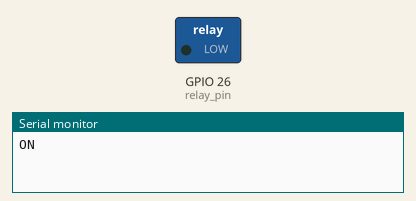
This sketch was run on a simulated ESP32. Shown: switched loads named in the sketch (green lamp = pin HIGH), the last lines printed to the serial monitor.

Above: at 1.0 s.
At 3.0 s:
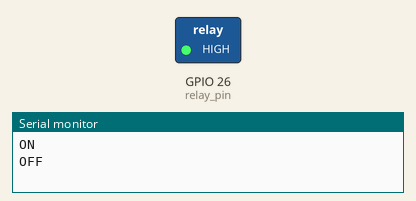
Timing chart, 0 to 5.2 s (numbered marks = the images above):
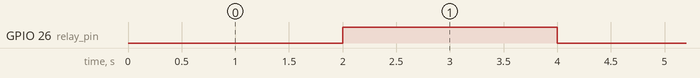

Measured:
- by itself, GPIO 26 (relay_pin): alternates HIGH for 2.0 s and LOW for 2.0 s

The sketch:

homeautomation_iot_basic_esp32_project.ino
```cpp
# define relay_pin 26
void setup() {
  // put your setup code here, to run once:
  Serial.begin(115200);
  pinMode(relay_pin,OUTPUT);
}

void loop() {
  // put your main code here, to run repeatedly:
  Serial.println("ON");
  digitalWrite(relay_pin,LOW);
  delay(2000);
  Serial.println("OFF");
  digitalWrite(relay_pin,HIGH);
  delay(2000);
}
```
